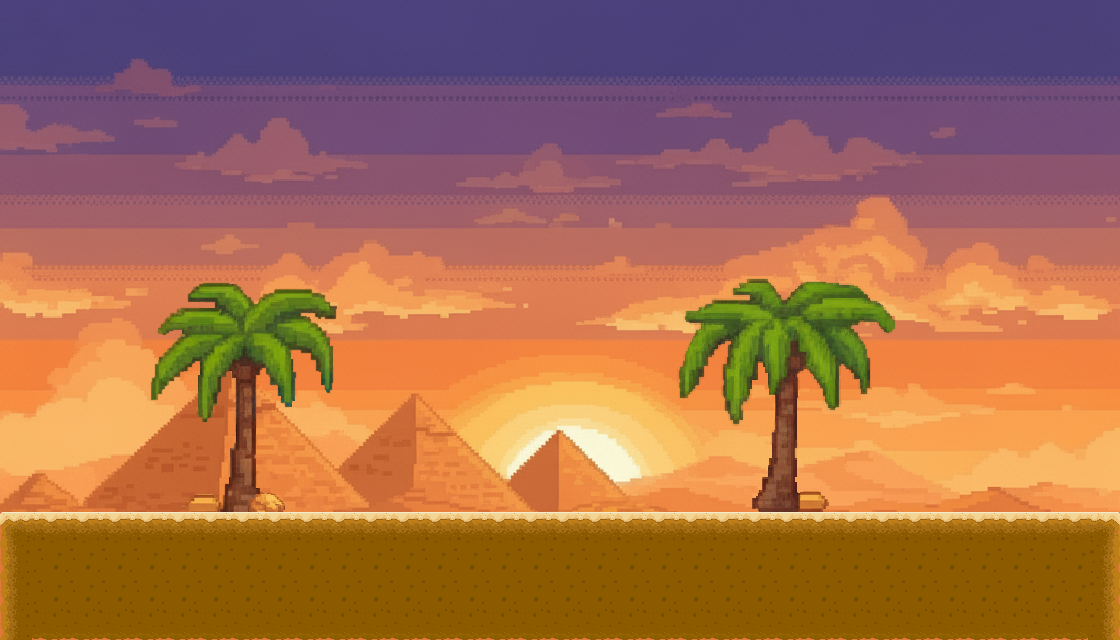

A level layout from a 2D game, rendered from its tile map. Below: a short description, then the map file with its tile-grid data intact:
An orthogonal 35x20 tile map with 32x32 px tiles, 2 tile layers (Fundo, Terreno), 6 tilesets and 2 objects (Plataforma, NPC).

<map version="1.10" tiledversion="1.11.0" orientation="orthogonal" renderorder="right-down" width="35" height="20" tilewidth="32" tileheight="32" infinite="0" nextlayerid="15" nextobjectid="71">
 <editorsettings>
  <export target="map_1.tmj" format="json" />
 </editorsettings>
 <tileset firstgid="1" name="Blocos" tilewidth="32" tileheight="32" tilecount="1" columns="0">
  <grid orientation="orthogonal" width="1" height="1" />
  <tile id="0">
   <properties>
    <property name="collision_type" type="int" value="0" />
    <property name="elasticity" type="float" value="0" />
    <property name="friction" type="float" value="0.1" />
    <property name="mass" type="float" value="1" />
    <property name="shape.layers" type="int" value="-1" />
    <property name="static" type="bool" value="true" />
   </properties>
   <image source="../graphics/blocks/Bloco_1.png" width="32" height="32" />
  </tile>
 </tileset>
 <tileset firstgid="2" source="Plataformas.tsx" />
 <tileset firstgid="5" source="Fundos.tsx" />
 <tileset firstgid="11" source="Npcs.tsx" />
 <tileset firstgid="13" source="Inimigos.tsx" />
 <tileset firstgid="14" source="Desert_1.tsx" />
 <layer id="11" name="Fundo" width="35" height="20">
  <data encoding="csv">
0,0,0,0,0,0,0,0,0,0,0,0,0,0,0,0,0,0,0,0,0,0,0,0,0,0,0,0,0,0,0,0,0,0,0,
0,0,0,0,0,0,0,0,0,0,0,0,0,0,0,0,0,0,0,0,0,0,0,0,0,0,0,0,0,0,0,0,0,0,0,
0,0,0,0,0,0,0,0,0,0,0,0,0,0,0,0,0,0,0,0,0,0,0,0,0,0,0,0,0,0,0,0,0,0,0,
0,0,0,0,0,0,0,0,0,0,0,0,0,0,0,0,0,0,0,0,0,0,0,0,0,0,0,0,0,0,0,0,0,0,0,
0,0,0,0,0,0,0,0,0,0,0,0,0,0,0,0,0,0,0,0,0,0,0,0,0,0,0,0,0,0,0,0,0,0,0,
0,0,0,0,0,0,0,0,0,0,0,0,0,0,0,0,0,0,0,0,0,0,0,0,0,0,0,0,0,0,0,0,0,0,0,
0,0,0,0,0,0,0,0,0,0,0,0,0,0,0,0,0,0,0,0,0,0,0,0,0,0,0,0,0,0,0,0,0,0,0,
0,0,0,0,0,0,0,0,0,0,0,0,0,0,0,0,0,0,0,0,0,0,0,0,0,0,0,0,0,0,0,0,0,0,0,
0,0,0,0,0,0,0,0,0,0,0,0,0,0,0,0,0,0,0,0,0,0,0,0,0,0,0,0,0,0,0,0,0,0,0,
0,0,0,0,0,0,0,0,0,0,0,0,0,0,0,0,0,0,0,0,0,0,0,0,0,0,0,0,0,0,0,0,0,0,0,
0,0,0,0,0,0,0,0,0,0,0,0,0,0,0,0,0,0,0,0,0,0,0,0,0,0,0,0,0,0,0,0,0,0,0,
0,0,0,0,0,0,0,0,0,0,0,0,0,0,0,0,0,0,0,0,0,0,0,0,0,0,0,0,0,0,0,0,0,0,0,
0,0,0,0,0,0,0,0,0,0,0,0,0,0,0,0,0,0,0,0,0,0,0,0,0,0,0,0,0,0,0,0,0,0,0,
0,0,0,0,0,0,0,0,0,0,0,0,0,0,0,0,0,0,0,0,0,0,0,0,0,0,0,0,0,0,0,0,0,0,0,
0,0,0,0,0,0,0,0,0,0,0,0,0,0,0,0,0,0,0,0,0,0,0,0,0,0,0,0,0,0,0,0,0,0,0,
0,0,0,0,0,0,0,0,0,0,0,0,0,0,0,0,0,0,0,0,0,0,0,0,0,0,0,0,0,0,0,0,0,0,0,
0,0,0,0,0,0,0,0,0,0,0,0,0,0,0,0,0,0,0,0,0,0,0,0,0,0,0,0,0,0,0,0,0,0,0,
0,0,0,0,0,0,0,0,0,0,0,0,0,0,0,0,0,0,0,0,0,0,0,0,0,0,0,0,0,0,0,0,0,0,0,
0,0,0,0,0,0,0,0,0,0,0,0,0,0,0,0,0,0,0,0,0,0,0,0,0,0,0,0,0,0,0,0,0,0,0,
10,0,0,0,0,0,0,0,0,0,0,0,0,0,0,0,0,0,0,0,0,0,0,0,0,0,0,0,0,0,0,0,0,0,0
</data>
 </layer>
 <layer id="8" name="Terreno" width="35" height="20">
  <data encoding="csv">
0,0,0,0,0,0,0,0,0,0,0,0,0,0,0,0,0,0,0,0,0,0,0,0,0,0,0,0,0,0,0,0,0,0,0,
0,0,0,0,0,0,0,0,0,0,0,0,0,0,0,0,0,0,0,0,0,0,0,0,0,0,0,0,0,0,0,0,0,0,0,
0,0,0,0,0,0,0,0,0,0,0,0,0,0,0,0,0,0,0,0,0,0,0,0,0,0,0,0,0,0,0,0,0,0,0,
0,0,0,0,0,0,0,0,0,0,0,0,0,0,0,0,0,0,0,0,0,0,0,0,0,0,0,0,0,0,0,0,0,0,0,
0,0,0,0,0,0,0,0,0,0,0,0,0,0,0,0,0,0,0,0,0,0,0,0,0,0,0,0,0,0,0,0,0,0,0,
0,0,0,0,0,0,0,0,0,0,0,0,0,0,0,0,0,0,0,0,0,0,0,0,0,0,0,0,0,0,0,0,0,0,0,
0,0,0,0,0,0,0,0,0,0,0,0,0,0,0,0,0,0,0,0,0,0,0,0,0,0,0,0,0,0,0,0,0,0,0,
0,0,0,0,0,0,0,0,0,0,0,0,0,0,0,0,0,0,0,0,0,0,0,0,0,0,0,0,0,0,0,0,0,0,0,
0,0,0,0,0,0,0,0,0,0,0,0,0,0,0,0,0,0,0,0,0,0,0,0,0,0,0,0,0,0,0,0,0,0,0,
0,0,0,0,0,0,0,0,0,0,0,0,0,0,0,0,0,0,0,0,0,0,0,0,0,0,0,0,0,0,0,0,0,0,0,
0,0,0,0,0,0,0,0,0,0,0,0,0,0,0,0,0,0,0,0,0,0,0,0,0,0,0,0,0,0,0,0,0,0,0,
0,0,0,0,0,0,0,0,0,0,0,0,0,0,0,0,0,0,0,0,0,0,0,0,0,0,0,0,0,0,0,0,0,0,0,
0,0,0,0,0,0,0,0,0,0,0,0,0,0,0,0,0,0,0,0,0,0,0,0,0,0,0,0,0,0,0,0,0,0,0,
0,0,0,0,0,0,0,0,0,0,0,0,0,0,0,0,0,0,0,0,0,0,0,0,0,0,0,0,0,0,0,0,0,0,0,
0,0,0,0,0,0,0,0,0,0,0,0,0,0,0,0,0,0,0,0,0,0,0,0,0,0,0,0,0,0,0,0,0,0,0,
0,0,0,0,0,0,0,0,0,0,0,0,0,0,0,0,0,0,0,0,0,0,0,0,0,0,0,0,0,0,0,0,0,0,0,
15,16,16,16,16,16,16,16,16,16,16,16,16,16,16,16,16,16,16,16,16,16,16,16,16,16,16,16,16,16,16,16,16,16,17,
20,21,21,21,21,21,21,21,21,21,21,21,21,21,21,21,21,21,21,21,21,21,21,21,21,21,21,21,21,21,21,21,21,21,22,
20,21,21,21,21,21,21,21,21,21,21,21,21,21,21,21,21,21,21,21,21,21,21,21,21,21,21,21,21,21,21,21,21,21,22,
20,26,26,26,26,26,26,26,26,26,26,26,26,26,26,26,26,26,26,26,26,26,26,26,26,26,26,26,26,26,26,26,26,26,22
</data>
 </layer>
 <objectgroup id="2" name="Blocos" />
 <objectgroup id="4" name="Plataformas">
  <object id="56" name="floor" type="Plataforma" x="0" y="512" width="1120" height="128">
   <properties>
    <property name="body_type" propertytype="body_type" value="STATIC" />
   </properties>
  </object>
 </objectgroup>
 <objectgroup id="13" name="NPC">
  <object id="70" name="Euclide" type="NPC" gid="12" x="192" y="512" width="32" height="64" />
 </objectgroup>
 <objectgroup id="14" name="Inimigos" />
</map>
